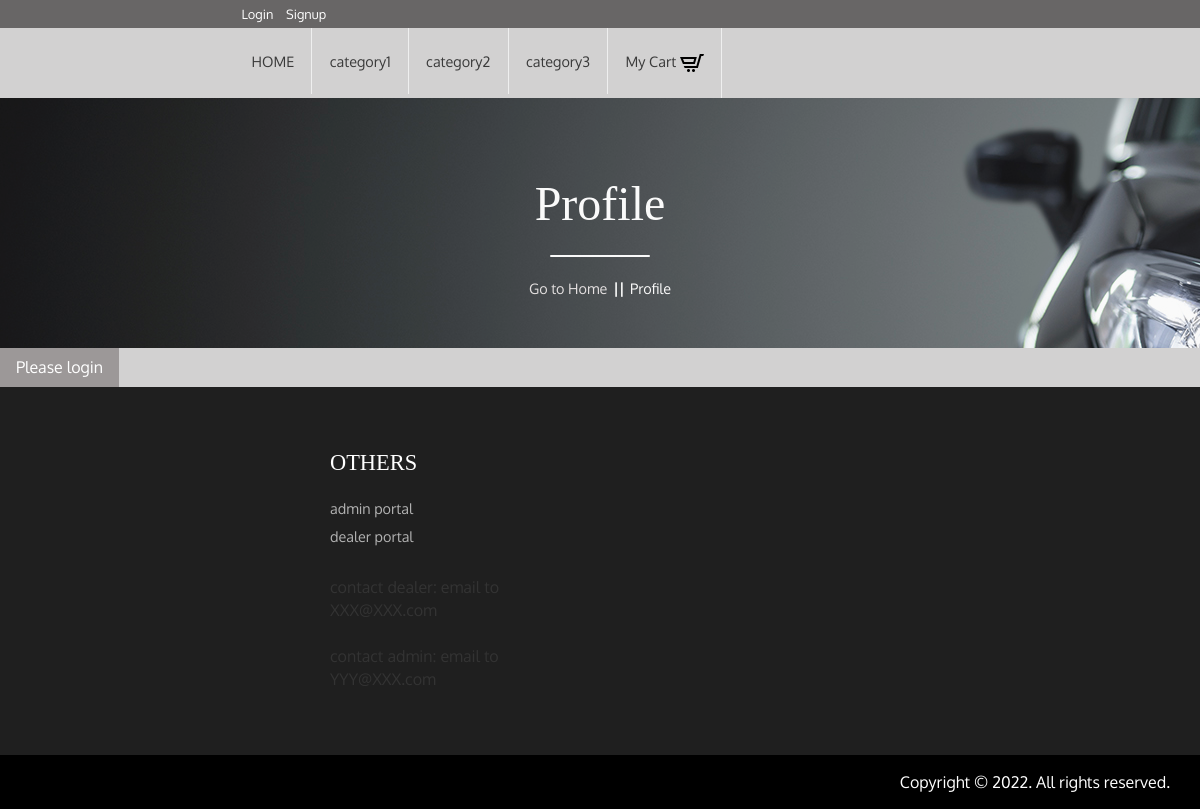
The app's page /profile.php with its own data.
### tables this page shows
CREATE TABLE `category` (
  `id` int(20) NOT NULL,
  `name` varchar(20) DEFAULT NULL
);

### includes/templates/template_data.php (the view)
<?php
include("includes/db.php");
$sql = "SELECT id,name FROM category";
$navigation_bar = '<li><a class="color" href="index.php">HOME</a></li>';
if ($result = mysqli_query($con, $sql)) {
    while ($row = mysqli_fetch_array($result)) {
        $navigation_bar  .='<li>
                                <a class="color" href="index.php?cid='. $row['id'] .'" >'. $row['name'] .'</span>
                                </a>
                            </li>';
    }
    if(isset($_SESSION['id'])){
        $uid = $_SESSION['id'];
        $navigation_bar .= '<li>
                            <a class="color" href="profile.php?section=cart">
                                My Cart
                                <img src="common/images/cart.png" alt=""/>
                            </a>
                        </li>';
    }else{
        $navigation_bar .= '<li>
                            <a class="color" href="profile.php?section=cart">
                                My Cart
                                <img src="common/images/cart.png" alt=""/>
                            </a>
                        </li>';
    }
}
?>

### common/css/style.css (style rules this page uses)
html,body { background:rgb(210, 209, 209); font-size: 100%; font-family:'Oxygen-Regular'; }
body a { transition: 0.5s all; -webkit-transition: 0.5s all; -o-transition: 0.5s all; -moz-transition: 0.5s all; -ms-transition: 0.5s all; }
ul.nav_1 li a { font-size: 0.9em; color: #3A3A3A; padding: 1.6em; }
ul.nav_1 li { border-right:1px solid #EFEFEF; }
@media (max-width:1220px) { ul.nav_1 li a { padding: 1.6em 1.2em; } }

### records on screen
category: name "category1"
category: name "category2"
category: name "category3"
